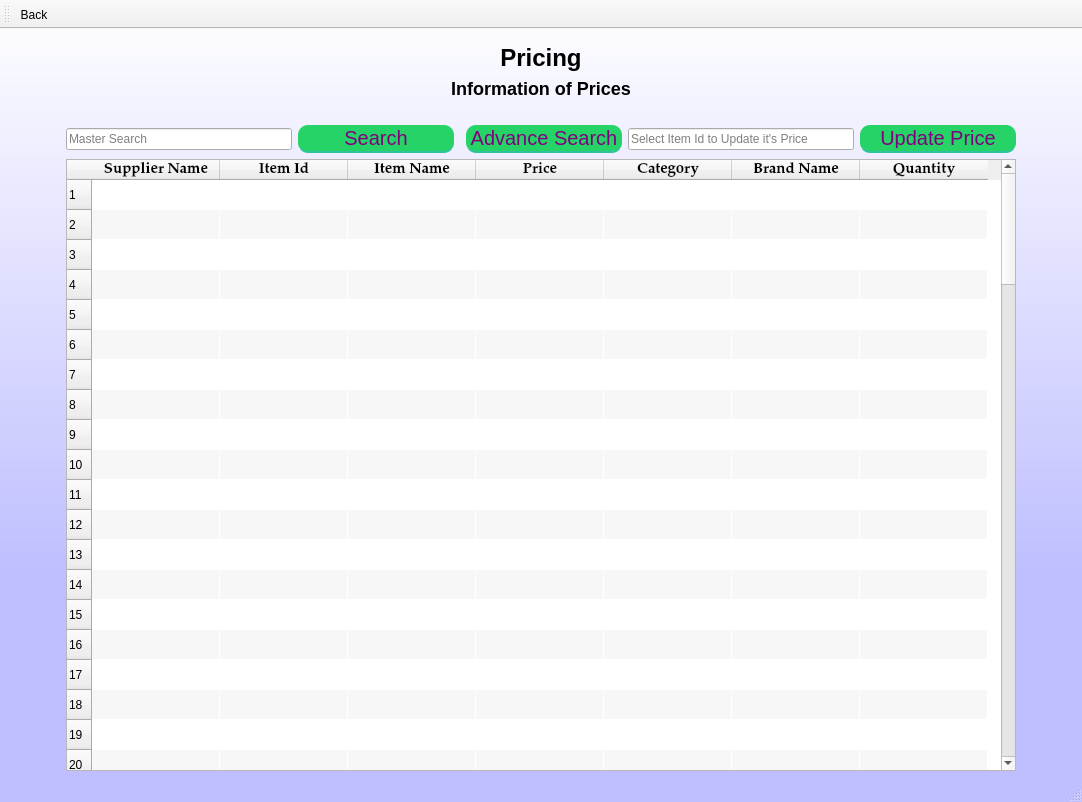
<?xml version="1.0" encoding="UTF-8"?>
<ui version="4.0">
 <class>MainWindow</class>
 <widget class="QMainWindow" name="MainWindow">
  <property name="geometry">
   <rect>
    <x>0</x>
    <y>0</y>
    <width>1082</width>
    <height>802</height>
   </rect>
  </property>
  <property name="windowTitle">
   <string>MainWindow</string>
  </property>
  <property name="styleSheet">
   <string notr="true">QMainWindow{
background-color: qlineargradient(spread:reflect, x1:0.5, y1:1, x2:0.5, y2:0, stop:0.289773 rgba(191, 191, 255, 255), stop:1 rgba(255, 255, 255, 255));
}



QPushButton {
	width: 150%;
height:20px;
	padding: 3%;
	background:#25D366;
	border-bottom: 2px solid #30C29E;
	border-top-style: none;
	border-right-style: none;
	border-left-style: none;	
	color: #fff;
 border-radius: 10px;
font-size:20px;
color:purple;
}
QPushButton:pressed {
    background: darkgreen;
}
</string>
  </property>
  <widget class="QWidget" name="centralwidget">
   <layout class="QGridLayout" name="gridLayout">
    <item row="4" column="1">
     <widget class="QLineEdit" name="lineEdit">
      <property name="placeholderText">
       <string>Master Search</string>
      </property>
     </widget>
    </item>
    <item row="4" column="2">
     <widget class="QPushButton" name="pushButton">
      <property name="font">
       <font>
        <pointsize>-1</pointsize>
       </font>
      </property>
      <property name="text">
       <string>Search</string>
      </property>
     </widget>
    </item>
    <item row="4" column="6">
     <widget class="QPushButton" name="pushButton_5">
      <property name="sizePolicy">
       <sizepolicy hsizetype="Preferred" vsizetype="Fixed">
        <horstretch>0</horstretch>
        <verstretch>0</verstretch>
       </sizepolicy>
      </property>
      <property name="text">
       <string>Update Price</string>
      </property>
     </widget>
    </item>
    <item row="4" column="4">
     <widget class="QPushButton" name="pushButton_4">
      <property name="text">
       <string>Advance Search</string>
      </property>
     </widget>
    </item>
    <item row="0" column="7" rowspan="7">
     <spacer name="horizontalSpacer_2">
      <property name="orientation">
       <enum>Qt::Horizontal</enum>
      </property>
      <property name="sizeHint" stdset="0">
       <size>
        <width>40</width>
        <height>20</height>
       </size>
      </property>
     </spacer>
    </item>
    <item row="0" column="1" colspan="6">
     <spacer name="verticalSpacer_2">
      <property name="orientation">
       <enum>Qt::Vertical</enum>
      </property>
      <property name="sizeHint" stdset="0">
       <size>
        <width>20</width>
        <height>40</height>
       </size>
      </property>
     </spacer>
    </item>
    <item row="6" column="1" colspan="6">
     <spacer name="verticalSpacer">
      <property name="orientation">
       <enum>Qt::Vertical</enum>
      </property>
      <property name="sizeHint" stdset="0">
       <size>
        <width>20</width>
        <height>40</height>
       </size>
      </property>
     </spacer>
    </item>
    <item row="0" column="0" rowspan="7">
     <spacer name="horizontalSpacer">
      <property name="orientation">
       <enum>Qt::Horizontal</enum>
      </property>
      <property name="sizeHint" stdset="0">
       <size>
        <width>40</width>
        <height>20</height>
       </size>
      </property>
     </spacer>
    </item>
    <item row="2" column="1" colspan="6">
     <widget class="QLabel" name="label">
      <property name="styleSheet">
       <string notr="true">QLabel{
font-size:18px;
font-family:&quot;Times New Roman&quot;;
font-weight: bold;
}
</string>
      </property>
      <property name="text">
       <string>Information of Prices</string>
      </property>
      <property name="alignment">
       <set>Qt::AlignCenter</set>
      </property>
     </widget>
    </item>
    <item row="5" column="1" colspan="6">
     <widget class="QTableWidget" name="tableWidget">
      <property name="sizePolicy">
       <sizepolicy hsizetype="Fixed" vsizetype="Fixed">
        <horstretch>0</horstretch>
        <verstretch>0</verstretch>
       </sizepolicy>
      </property>
      <property name="minimumSize">
       <size>
        <width>950</width>
        <height>550</height>
       </size>
      </property>
      <property name="maximumSize">
       <size>
        <width>580</width>
        <height>16777215</height>
       </size>
      </property>
      <property name="font">
       <font>
        <family>Arial</family>
        <pointsize>11</pointsize>
        <weight>50</weight>
        <italic>false</italic>
        <bold>false</bold>
        <kerning>true</kerning>
       </font>
      </property>
      <property name="styleSheet">
       <string notr="true">font: 11pt &quot;Arial&quot;;



</string>
      </property>
      <property name="sizeAdjustPolicy">
       <enum>QAbstractScrollArea::AdjustToContents</enum>
      </property>
      <property name="alternatingRowColors">
       <bool>true</bool>
      </property>
      <property name="gridStyle">
       <enum>Qt::NoPen</enum>
      </property>
      <property name="sortingEnabled">
       <bool>true</bool>
      </property>
      <property name="rowCount">
       <number>100</number>
      </property>
      <attribute name="horizontalHeaderDefaultSectionSize">
       <number>128</number>
      </attribute>
      <attribute name="horizontalHeaderMinimumSectionSize">
       <number>48</number>
      </attribute>
      <row/>
      <row/>
      <row/>
      <row/>
      <row/>
      <row/>
      <row/>
      <row/>
      <row/>
      <row/>
      <row/>
      <row/>
      <row/>
      <row/>
      <row/>
      <row/>
      <row/>
      <row/>
      <row/>
      <row/>
      <row/>
      <row/>
      <row/>
      <row/>
      <row/>
      <row/>
      <row/>
      <row/>
      <row/>
      <row/>
      <row/>
      <row/>
      <row/>
      <row/>
      <row/>
      <row/>
      <row/>
      <row/>
      <row/>
      <row/>
      <row/>
      <row/>
      <row/>
      <row/>
      <row/>
      <row/>
      <row/>
      <row/>
      <row/>
      <row/>
      <row/>
      <row/>
      <row/>
      <row/>
      <row/>
      <row/>
      <row/>
      <row/>
      <row/>
      <row/>
      <row/>
      <row/>
      <row/>
      <row/>
      <row/>
      <row/>
      <row/>
      <row/>
      <row/>
      <row/>
      <row/>
      <row/>
      <row/>
      <row/>
      <row/>
      <row/>
      <row/>
      <row/>
      <row/>
      <row/>
      <row/>
      <row/>
      <row/>
      <row/>
      <row/>
      <row/>
      <row/>
      <row/>
      <row/>
      <row/>
      <row/>
      <row/>
      <row/>
      <row/>
      <row/>
      <row/>
      <row/>
      <row/>
      <row/>
      <row/>
      <column>
       <property name="text">
        <string>Supplier Name</string>
       </property>
       <property name="font">
        <font>
         <family>Palatino Linotype</family>
         <pointsize>11</pointsize>
         <weight>75</weight>
         <bold>true</bold>
        </font>
       </property>
      </column>
      <column>
       <property name="text">
        <string>Item Id</string>
       </property>
       <property name="font">
        <font>
         <family>Palatino Linotype</family>
         <pointsize>11</pointsize>
         <weight>75</weight>
         <bold>true</bold>
        </font>
       </property>
      </column>
      <column>
       <property name="text">
        <string>Item Name</string>
       </property>
       <property name="font">
        <font>
         <family>Palatino Linotype</family>
         <pointsize>11</pointsize>
         <weight>75</weight>
         <bold>true</bold>
        </font>
       </property>
      </column>
      <column>
       <property name="text">
        <string>Price</string>
       </property>
       <property name="font">
        <font>
         <family>Palatino Linotype</family>
         <pointsize>11</pointsize>
         <weight>75</weight>
         <bold>true</bold>
        </font>
       </property>
      </column>
      <column>
       <property name="text">
        <string>Category</string>
       </property>
       <property name="font">
        <font>
         <family>Palatino Linotype</family>
         <pointsize>11</pointsize>
         <weight>75</weight>
         <bold>true</bold>
        </font>
       </property>
      </column>
      <column>
       <property name="text">
        <string>Brand Name</string>
       </property>
       <property name="font">
        <font>
         <family>Palatino Linotype</family>
         <pointsize>11</pointsize>
         <weight>75</weight>
         <bold>true</bold>
        </font>
       </property>
      </column>
      <column>
       <property name="text">
        <string>Quantity</string>
       </property>
       <property name="font">
        <font>
         <family>Palatino Linotype</family>
         <pointsize>11</pointsize>
         <weight>75</weight>
         <bold>true</bold>
        </font>
       </property>
      </column>
     </widget>
    </item>
    <item row="1" column="1" colspan="6">
     <widget class="QLabel" name="label_2">
      <property name="styleSheet">
       <string notr="true">QLabel{
font-size:28px;
font-family:&quot;Times New Roman&quot;;
font-weight: bold;

}</string>
      </property>
      <property name="text">
       <string>&lt;html&gt;&lt;head/&gt;&lt;body&gt;&lt;p align=&quot;center&quot;&gt;&lt;span style=&quot; font-size:18pt;&quot;&gt;Pricing&lt;/span&gt;&lt;/p&gt;&lt;/body&gt;&lt;/html&gt;</string>
      </property>
      <property name="alignment">
       <set>Qt::AlignCenter</set>
      </property>
     </widget>
    </item>
    <item row="3" column="1" colspan="6">
     <spacer name="horizontalSpacer_4">
      <property name="orientation">
       <enum>Qt::Horizontal</enum>
      </property>
      <property name="sizeHint" stdset="0">
       <size>
        <width>40</width>
        <height>20</height>
       </size>
      </property>
     </spacer>
    </item>
    <item row="4" column="5">
     <widget class="QLineEdit" name="lineEdit_2">
      <property name="placeholderText">
       <string>Select Item Id to Update it's Price</string>
      </property>
     </widget>
    </item>
   </layout>
  </widget>
  <widget class="QMenuBar" name="menubar">
   <property name="geometry">
    <rect>
     <x>0</x>
     <y>0</y>
     <width>1082</width>
     <height>21</height>
    </rect>
   </property>
  </widget>
  <widget class="QStatusBar" name="statusbar"/>
  <widget class="QToolBar" name="toolBar">
   <property name="windowTitle">
    <string>toolBar</string>
   </property>
   <property name="iconSize">
    <size>
     <width>52</width>
     <height>52</height>
    </size>
   </property>
   <attribute name="toolBarArea">
    <enum>TopToolBarArea</enum>
   </attribute>
   <attribute name="toolBarBreak">
    <bool>false</bool>
   </attribute>
   <addaction name="actionBack"/>
  </widget>
  <action name="actionBack">
   <property name="icon">
    <iconset resource="../toolbar.qrc">
     <normaloff>:/path/Suppliers/Suppliers/Left_Arrow_-512.png</normaloff>:/path/Suppliers/Suppliers/Left_Arrow_-512.png</iconset>
   </property>
   <property name="text">
    <string>Back</string>
   </property>
   <property name="toolTip">
    <string>Go back</string>
   </property>
  </action>
 </widget>
 <resources>
  <include location="../toolbar.qrc"/>
 </resources>
 <connections/>
</ui>
